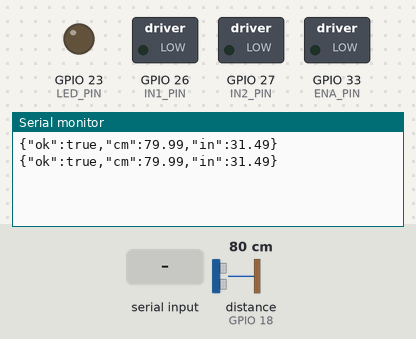
Bench run of a sketch on a simulated ESP32. Shown: switched loads named in the sketch (green lamp = pin HIGH), output pins drawn as LEDs (lit = HIGH), the last lines printed to the serial monitor. Wiring (inferred from the names in the program): ultrasonic range finder: trigger GPIO 5; echo GPIO 18. Inputs (shaded band) come from the test bench; at power-on: distance to the obstacle (sensor on GPIO 18) 80 cm. The echo pulse lasts 58.3 µs per cm; pins used as bus, display or sensor lines are not drawn.

Above: at 1.2 s.
1.3 s: "LED\n" received over Serial
At 2.8 s:
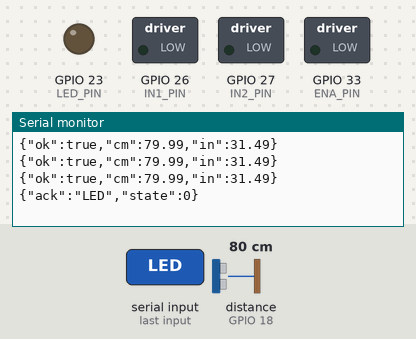
3.5 s: "MOTOR\n" received over Serial
At 4.8 s:
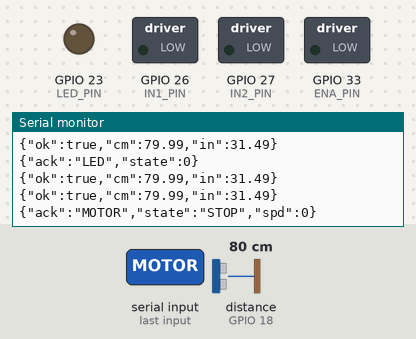

Measured:
- after the input at 1.3 s, the serial monitor: prints a new line after 0.72 s (image 1)
- after the input at 3.5 s, the serial monitor: prints a new line after 0.53 s (image 2)

The sketch:

sensortest.ino
```cpp
// ESP32 + HC-SR04 + LED control + L298N motor control
// Notes:
// - Power HC-SR04 at 5 V. Shift ECHO down to 3.3 V with a divider.
// - L298N: ENA is PWM for speed, IN1/IN2 set direction.
// - Commands over USB serial (115200):
//     LED 1            -> LED on
//     LED 0            -> LED off
//     MOTOR 0          -> stop
//     MOTOR <0-255> FWD|REV

// ---------- Pins (edit if your wiring differs) ----------
#define TRIG_PIN   5
#define ECHO_PIN   18
#define LED_PIN    23

// L298N, channel A
#define ENA_PIN    33   // PWM
#define IN1_PIN    26
#define IN2_PIN    27

// ---------- Setup ----------
void setup() {
  Serial.begin(115200);

  pinMode(TRIG_PIN, OUTPUT);
  pinMode(ECHO_PIN, INPUT);

  pinMode(LED_PIN, OUTPUT);
  digitalWrite(LED_PIN, LOW);

  pinMode(IN1_PIN, OUTPUT);
  pinMode(IN2_PIN, OUTPUT);
  pinMode(ENA_PIN, OUTPUT);
  motorStop();
}

// ---------- Helpers ----------
void motorStop() {
  digitalWrite(IN1_PIN, LOW);
  digitalWrite(IN2_PIN, LOW);
  analogWrite(ENA_PIN, 0);
}

void motorDrive(uint8_t duty, bool forward) {
  // duty: 0..255
  digitalWrite(IN1_PIN, forward ? HIGH : LOW);
  digitalWrite(IN2_PIN, forward ? LOW  : HIGH);
  analogWrite(ENA_PIN, duty);
}

// Measure distance in cm. Returns 0 if no echo.
float measure_cm() {
  digitalWrite(TRIG_PIN, LOW); delayMicroseconds(2);
  digitalWrite(TRIG_PIN, HIGH); delayMicroseconds(10);
  digitalWrite(TRIG_PIN, LOW);

  long us = pulseIn(ECHO_PIN, HIGH, 30000); // 30 ms timeout
  if (us <= 0) return 0.0f;
  return (us / 2.0f) * 0.0343f; // cm
}

void handleCommand(const String& line) {
  if (line.startsWith("LED")) {
    int val = line.endsWith("1") ? 1 : 0;
    digitalWrite(LED_PIN, val ? HIGH : LOW);
    Serial.print("{\"ack\":\"LED\",\"state\":");
    Serial.print(val);
    Serial.println("}");
    return;
  }

  if (line.startsWith("MOTOR")) {
    int spd = 0; char dir[8] = {0};
    int n = sscanf(line.c_str(), "MOTOR %d %7s", &spd, dir);
    spd = constrain(spd, 0, 255);

    if (n == 1 || spd == 0) {
      motorStop();
      Serial.println("{\"ack\":\"MOTOR\",\"state\":\"STOP\",\"spd\":0}");
      return;
    }

    if (n == 2) {
      bool fwd = (strcmp(dir, "FWD") == 0);
      bool rev = (strcmp(dir, "REV") == 0);
      if (fwd || rev) {
        motorDrive((uint8_t)spd, fwd);
        Serial.print("{\"ack\":\"MOTOR\",\"state\":\"");
        Serial.print(fwd ? "FWD" : "REV");
        Serial.print("\",\"spd\":");
        Serial.print(spd);
        Serial.println("}");
      }
    }
  }
}

// ---------- Main loop ----------
void loop() {
  // 1) Measurement and output, 1 Hz
  float cm = measure_cm();
  if (cm <= 0.0f) {
    Serial.println("{\"ok\":false}");
  } else {
    float inches = cm / 2.54f;
    Serial.print("{\"ok\":true,\"cm\":");
    Serial.print(cm, 2);
    Serial.print(",\"in\":");
    Serial.print(inches, 2);
    Serial.println("}");
  }

  // 2) Short command window (~50 ms)
  unsigned long t0 = millis();
  while (millis() - t0 < 50) {
    if (Serial.available()) {
      String line = Serial.readStringUntil('\n');
      line.trim();
      if (line.length() > 0) handleCommand(line);
    }
    delay(1);
  }

  // 3) Pace to ~1 Hz total
  delay(950);
}
```
